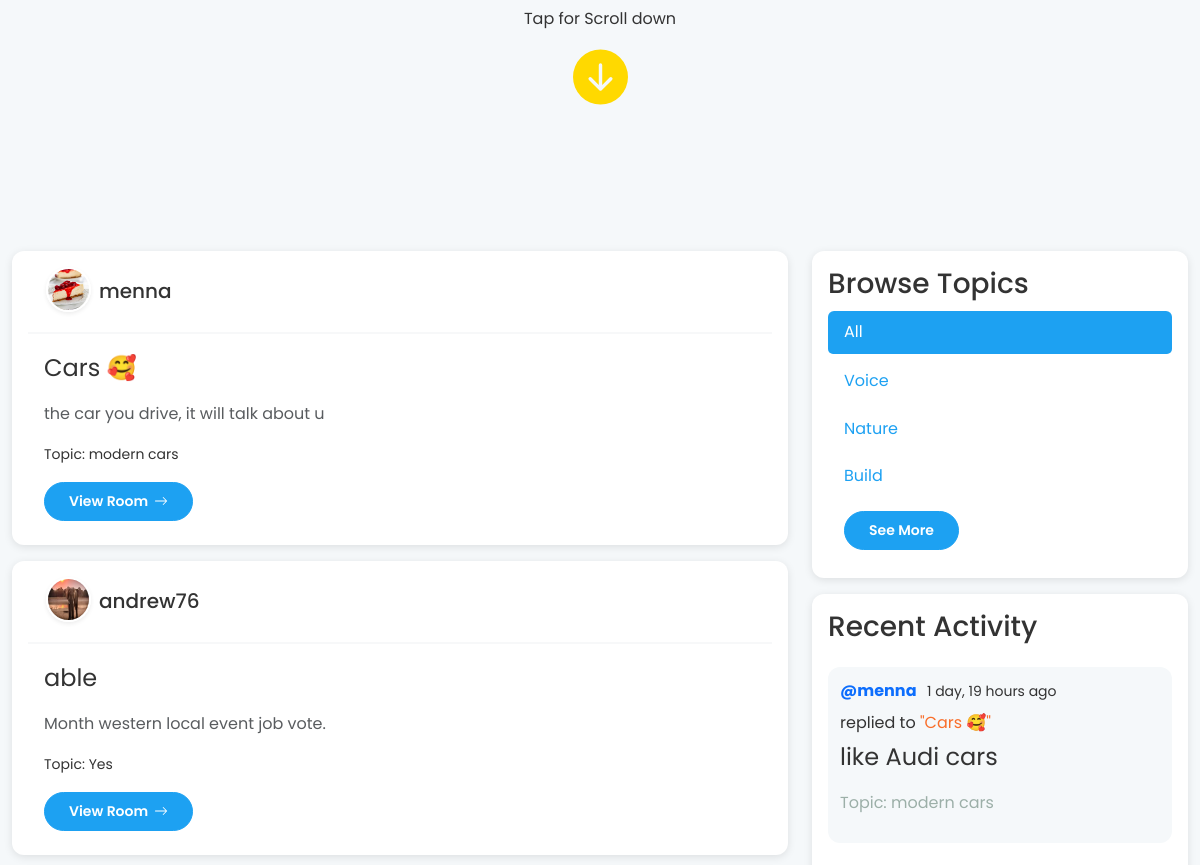
Before: / (middle part) with the older database file.
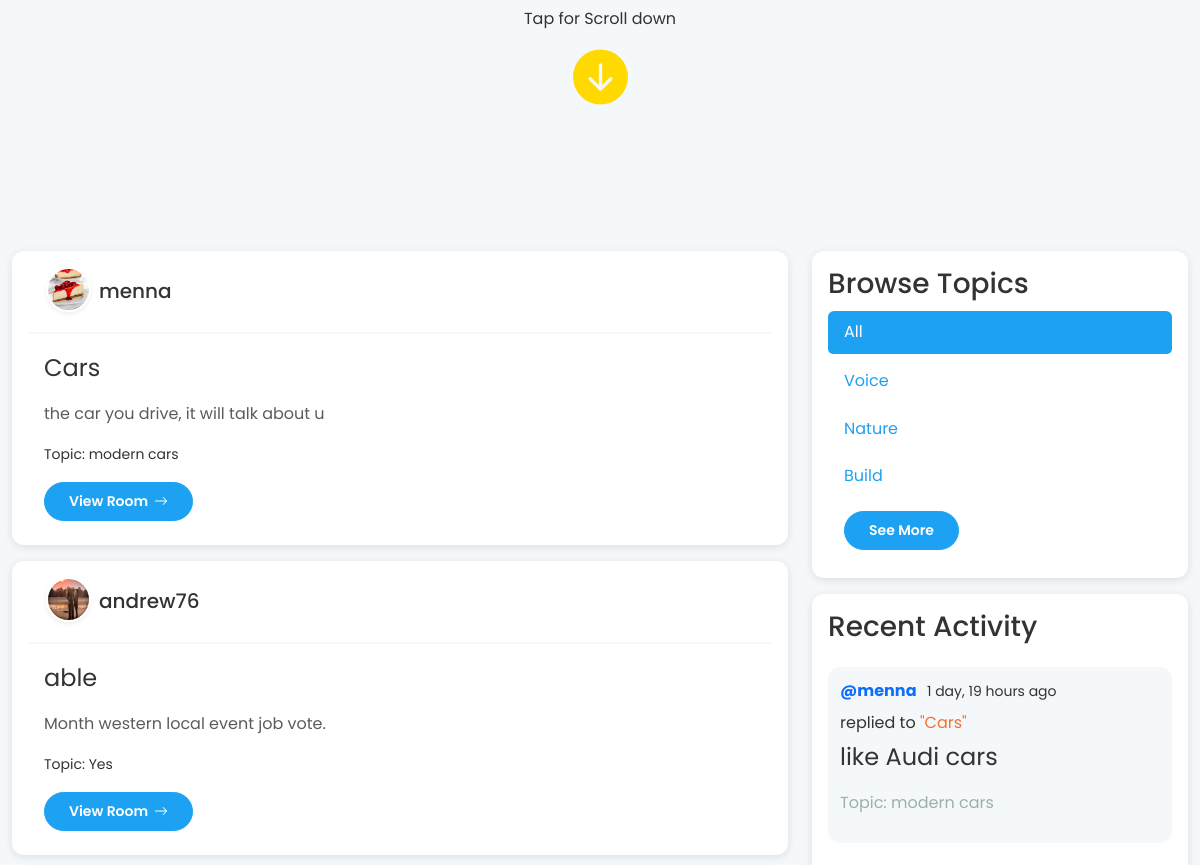
After: the same page with the newer database file.
### activities/models.py (models this page shows, shortened)
class Room(models.Model):
    host = models.ForeignKey(User, on_delete=models.SET_NULL, null=True)
    topic = models.ForeignKey(Topic, on_delete=models.SET_NULL, null=True)
    name = models.CharField(max_length=200)
    description = models.TextField(null=True, blank=True)
    participants = models.ManyToManyField(User, related_name='participants', blank=True)
    updated = models.DateTimeField(auto_now=True)
    created = models.DateTimeField(auto_now_add=True)
    class Meta:
        ordering = ['-updated', '-created']
    def __str__(self):
        return self.name

class Message(models.Model):
    user = models.ForeignKey(User, on_delete=models.CASCADE)
    room = models.ForeignKey(Room, on_delete=models.CASCADE)
    body = models.TextField()
    updated = models.DateTimeField(auto_now=True)
    created = models.DateTimeField(auto_now_add=True)
    class Meta:
        ordering = ['-updated', '-created']

class Topic(models.Model):
    name = models.CharField(max_length=200, unique=True)
    def __str__(self):
        return self.name

### users/models.py (models this page shows, shortened)
class UserProfile(models.Model):
    user = models.OneToOneField(User, on_delete=models.CASCADE, related_name='profile')
    photo = models.ImageField(upload_to='profile_photos/', null=True, blank=True)

### activities/views.py (the view)
# urls.py: path('', views.home, name='home'),
def home(request):
    q = request.GET.get('q') if request.GET.get('q') != None else ''
    rooms = Room.objects.filter(
        Q(topic__name__icontains=q) |
        Q(name__icontains=q) |
        Q(description__icontains=q)
    )
    room_count = rooms.count()
    topics = Topic.objects.all()
    messages = Message.objects.filter(Q(room__topic__name__icontains=q))[:room_count]
    liked_rooms = set()
    if request.user.is_authenticated:
        liked_rooms = set(RoomLike.objects.filter(user=request.user).values_list('room_id', flat=True))
    context = {
        'rooms': rooms,
        'room_count': room_count,
        'topics': topics,
        'messages': messages,
        'liked_rooms': liked_rooms,
    }
    return render(request, 'activities/home.html', context)

### activities/templates/activities/home.html (shortened to what this page needs)
{% extends 'main.html' %}
{% load widget_tweaks %}
{% load static %}
{% block content %}
<div class="row">
    <div class="col-md-8">
        <div id="content-to-blur">
            <div id="rooms-section">
                {% include 'activities/feed_component.html' %}
            </div>
        </div>
    </div>
    <div class="col-md-4">
        <div id="content-to-blur">
            {% include 'activities/topics_component.html' %}
            <div id="activity-section">
                {% include 'activities/activity_component.html' %}
            </div>
        </div>
    </div>
</div>
{% endblock %}

### activities/templates/activities/feed_component.html (shortened to what this page needs)
{% for room in rooms %}
<div class="card room-card mb-3">
    <div class="card-body">
        <div class="d-flex justify-content-between align-items-center ms-2">
            <h5 class="card-title mb-0">
                <a
                href="{% url 'users:user-profile' room.host.username %}"
                class="nav-link link-underline link-underline-opacity"
                >
                <div class=" d-flex align-items-center gap-2" style="padding-left: 10px !important; padding-right: 5px !important;">
                    {% if room.host.profile.photo %}
                        <img src="{{ room.host.profile.photo.url }}" alt="{{ room.host.username }}'s profile photo" class="profile-photo rounded-circle mb-1 shadow-sm border border-2 border-white" style="width: 45px; height: 45px;">
                    {% else %}
                        <div>
                            <svg xmlns="http://www.w3.org/2000/svg" width="35" height="35" fill="currentColor" class="bi bi-person-fill" viewBox="0 0 16 16">
                                <path d="M3 14s-1 0-1-1 1-4 6-4 6 3 6 4-1 1-1 1zm5-6a3 3 0 1 0 0-6 3 3 0 0 0 0 6"/>
                            </svg>
                        </div>
                    {% endif %}
                    {{ room.host.username }}
                </div>
                </a>
            </h5>
        </div>
        <hr class="hr-user border border-1 opacity-62">
        <div class="ms-3" id="more-content">
            <p class="card-text mt-3 fs-4">{{ room.name }}</p>
            <p class="card-text text-muted description">{{ room.description|truncatewords:20 }}</p>
            <p class="card-text"><small>Topic: {{ room.topic.name }}</small></p>
            {% if request.user.is_authenticated %}
                <div class="d-flex align-items-center mt-2 mb-2">
                    <button class="like-btn {% if room.id in liked_rooms %}liked{% endif %}" data-type="room" data-id="{{ room.id }}" title="{% if room.id in liked_rooms %}Unlike{% else %}Like{% endif %}">
                        <i class="bi bi-heart{% if room.id in liked_rooms %}-fill{% endif %}"></i>
                        <span class="like-count">{{ room.likes.count }}</span>
                    </button>
                </div>
                <a href="{% url 'room' room.id %}" class="icon-link icon-link-hover btn btn-primary btn-sm mb-2">
                    View Room
                    <svg xmlns="http://www.w3.org/2000/svg" class="bi" viewBox="0 0 16 16" aria-hidden="true">
                        <path d="M1 8a.5.5 0 0 1 .5-.5h11.793l-3.147-3.146a.5.5 0 0 1 .708-.708l4 4a.5.5 0 0 1 0 .708l-4 4a.5.5 0 0 1-.708-.708L13.293 8.5H1.5A.5.5 0 0 1 1 8z"/>
                    </svg>
                </a>
            {% else %}
                <a href="{% url 'users:login' %}?next={% url 'room' room.id %}" class="icon-link icon-link-hover btn btn-primary btn-sm mb-2">
                    View Room
                    <svg xmlns="http://www.w3.org/2000/svg" class="bi" viewBox="0 0 16 16" aria-hidden="true">
                        <path d="M1 8a.5.5 0 0 1 .5-.5h11.793l-3.147-3.146a.5.5 0 0 1 .708-.708l4 4a.5.5 0 0 1 0 .708l-4 4a.5.5 0 0 1-.708-.708L13.293 8.5H1.5A.5.5 0 0 1 1 8z"/>
                    </svg>
                </a>
            {% endif %}
        </div>
    </div>
</div>
{% empty %}
<p>No rooms found.</p>
{% endfor %}

### activities/templates/activities/activity_component.html (shortened to what this page needs)
<div class="card card-activity mb-3">
    <div class="card-body">
        <h3 class="card-title">Recent Activity</h3>
        {% for message in messages %}
            <div class="message mt-3">
                <div class="d-flex justify-content-between align-items-center">
                    <p class="mb-0">
                        <strong style="margin-right: 7px;">
                            {% if request.user.is_authenticated %}
                                <a class="link-offset-2 link-underline link-underline-opacity-0" href="{% url 'users:user-profile' message.user.username %}">@{{ message.user }}</a>
                            {% else %}
                                <a class="link-offset-2 link-underline link-underline-opacity-0" href="{% url 'users:login' %}?next={% url 'users:user-profile' message.user.username %}">@{{ message.user }}</a>
                            {% endif %}
                        </strong>
                        <small>
                            {{ message.created|timesince }} ago
                        </small>
                    </p>
                </div>
                <p class="mt-2 mb-0">
                    {% if request.user.is_authenticated %}
                        replied to <a
                        href="{% url 'room' message.room.id %}"
                        class="link-underline link-underline-opacity-0"
                        style="color: #F96E2A"
                        >"{{ message.room }}"</a>
                    {% else %}
                        replied to <a
                        href="{% url 'users:login' %}?next={% url 'room' message.room.id %}"
                        class="link-underline link-underline-opacity-0"
                        style="color: #F96E2A"
                        >"{{ message.room }}"</a>
                    {% endif %}
                </p>
                <p class="mt-1 fs-4" style="width: 75%;">{{ message.body }}</p>
                <p class="" style="color: #9cafa8;">Topic: {{ message.room.topic }}</p>
            </div>
        {% empty %}
            <p>No recent activity.</p>
        {% endfor %}
    </div>
</div>

Changed rows visible on the page:
changed Room "the car you drive, it will talk about u": name "Cars 🥰" → "Cars"
changed through a linked row, Message "like Audi cars": room "Cars 🥰" → "Cars"
